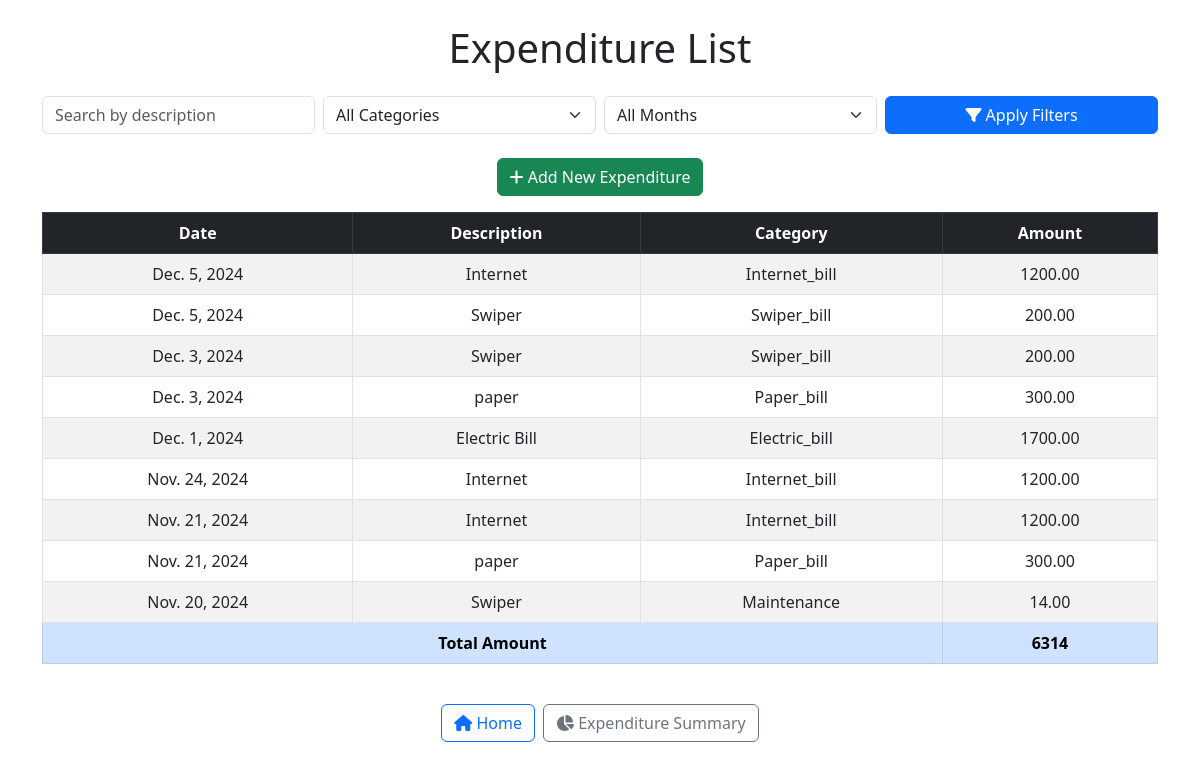
Page /expenditures/ (signed in) on the committed database.
### hostel/models.py (models this page shows, shortened)
class Expenditure(models.Model):
    date = models.DateField()
    description = models.CharField(max_length=255)
    amount = models.DecimalField(max_digits=10, decimal_places=2)
    category = models.CharField(max_length=100, choices=[
        ('Maintenance', 'Maintenance'),
        ('Electric_bill', 'Electric_bill'),
        ('Swiper_bill', 'Swiper_bill'),
        ('Paper_bill', 'Paper_bill'),
        ('Internet_bill', 'Internet_bill'),
        ('Miscellaneous', 'Miscellaneous')
    ])
    created_at = models.DateTimeField(auto_now_add=True)

### hostel/views.py (the view)
# urls.py: path('expenditures/', views.expenditure_list, name='expenditure_list'),
@login_required
def expenditure_list(request):
    expenditures = Expenditure.objects.all().order_by('-date')
    category = request.GET.get('category', '')
    if category:
        expenditures = expenditures.filter(category=category)
    search_query = request.GET.get('q', '')
    if search_query:
        expenditures = expenditures.filter(description__icontains=search_query)
    monthcode = request.GET.get('monthcode', '')
    if monthcode:
        expenditures = expenditures.filter(date__startswith=monthcode)
    monthcodes = Expenditure.objects.annotate(
        month=TruncMonth('date')
    ).values_list('month', flat=True).distinct()
    formatted_monthcodes = [month.strftime(
        '%Y-%m') for month in monthcodes if month]
    total_amount = expenditures.aggregate(Sum('amount'))['amount__sum'] or 0
    return render(request, 'hostel/expenditure_list.html',
                  {'expenditures': expenditures,
                   'categories': Expenditure._meta.get_field('category').choices,
                   'total_amount': total_amount,
                   'monthcodes': formatted_monthcodes,
                   })

### hostel/templates/hostel/expenditure_list.html (shortened to what this page needs)
<!DOCTYPE html>
<html>
<head>
  <link href="https://cdn.jsdelivr.net/npm/bootstrap@5.3.0/dist/css/bootstrap.min.css" rel="stylesheet">
  <link href="https://cdnjs.cloudflare.com/ajax/libs/font-awesome/6.0.0-beta3/css/all.min.css" rel="stylesheet">
</head>
<body>
  <div class="container mt-4">
    <header class="text-center mb-4">
      <h1>Expenditure List</h1>
    </header>
    <section class="mb-4">
      <form method="get" action="{% url 'expenditure_list' %}" class="row g-2 justify-content-center">
        <div class="col-md-3">
          <input
            type="text"
            name="q"
            placeholder="Search by description"
            value="{{ request.GET.q }}"
            class="form-control"
          >
        </div>
        <div class="col-md-3">
          <select name="category" class="form-select">
            <option value="">All Categories</option>
          </select>
        </div>
        <div class="col-md-3">
          <select name="monthcode" class="form-select">
            <option value="">All Months</option>
          </select>
        </div>
        <div class="col-md-3 text-md-start text-center">
          <button type="submit" class="btn btn-primary w-100">
            <i class="fas fa-filter"></i> Apply Filters
          </button>
        </div>
      </form>
    </section>
    <section class="mb-3 text-center">
      <a href="{% url 'add_expenditure' %}" class="btn btn-success">
        <i class="fas fa-plus"></i> Add New Expenditure
      </a>
    </section>
    <section class="table-responsive">
      <table class="table table-striped table-bordered text-center">
        <thead class="table-dark">
          <tr>
            <th>Date</th>
            <th>Description</th>
            <th>Category</th>
            <th>Amount</th>
          </tr>
        </thead>
        <tbody>
          {% for expenditure in expenditures %}
            <tr>
              <td>{{ expenditure.date }}</td>
              <td>{{ expenditure.description }}</td>
              <td>{{ expenditure.category }}</td>
              <td>{{ expenditure.amount }}</td>
            </tr>
          {% empty %}
            <tr>
              <td colspan="4" class="text-center text-danger">
                No expenditures found.
              </td>
            </tr>
          {% endfor %}
          <tr class="table-primary">
            <td colspan="3"><strong>Total Amount</strong></td>
            <td><strong>{{ total_amount }}</strong></td>
          </tr>
        </tbody>
      </table>
    </section>
    <footer class="text-center mt-4">
      <div class="d-inline-flex gap-2">
        <a href="{% url 'home' %}" class="btn btn-outline-primary">
          <i class="fas fa-home"></i> Home
        </a>
        <a href="{% url 'expenditure_summary' %}" class="btn btn-outline-secondary">
          <i class="fas fa-chart-pie"></i> Expenditure Summary
        </a>
      </div>
    </footer>
  </div>
</body>
</html>

### rows in the picture
Expenditure: date "Dec. 5, 2024", description "Internet", category "Internet_bill", amount "1200.00"
Expenditure: date "Dec. 5, 2024", description "Swiper", category "Swiper_bill", amount "200.00"
Expenditure: date "Dec. 3, 2024", description "Swiper", category "Swiper_bill", amount "200.00"
Expenditure: date "Dec. 3, 2024", description "paper", category "Paper_bill", amount "300.00"
Expenditure: date "Dec. 1, 2024", description "Electric Bill", category "Electric_bill", amount "1700.00"
Expenditure: date "Nov. 24, 2024", description "Internet", category "Internet_bill", amount "1200.00"
Expenditure: date "Nov. 21, 2024", description "Internet", category "Internet_bill", amount "1200.00"
Expenditure: date "Nov. 21, 2024", description "paper", category "Paper_bill", amount "300.00"
Expenditure: date "Nov. 20, 2024", description "Swiper", category "Maintenance", amount "14.00"

### other values in the picture
{{ total_amount }} "6314"
